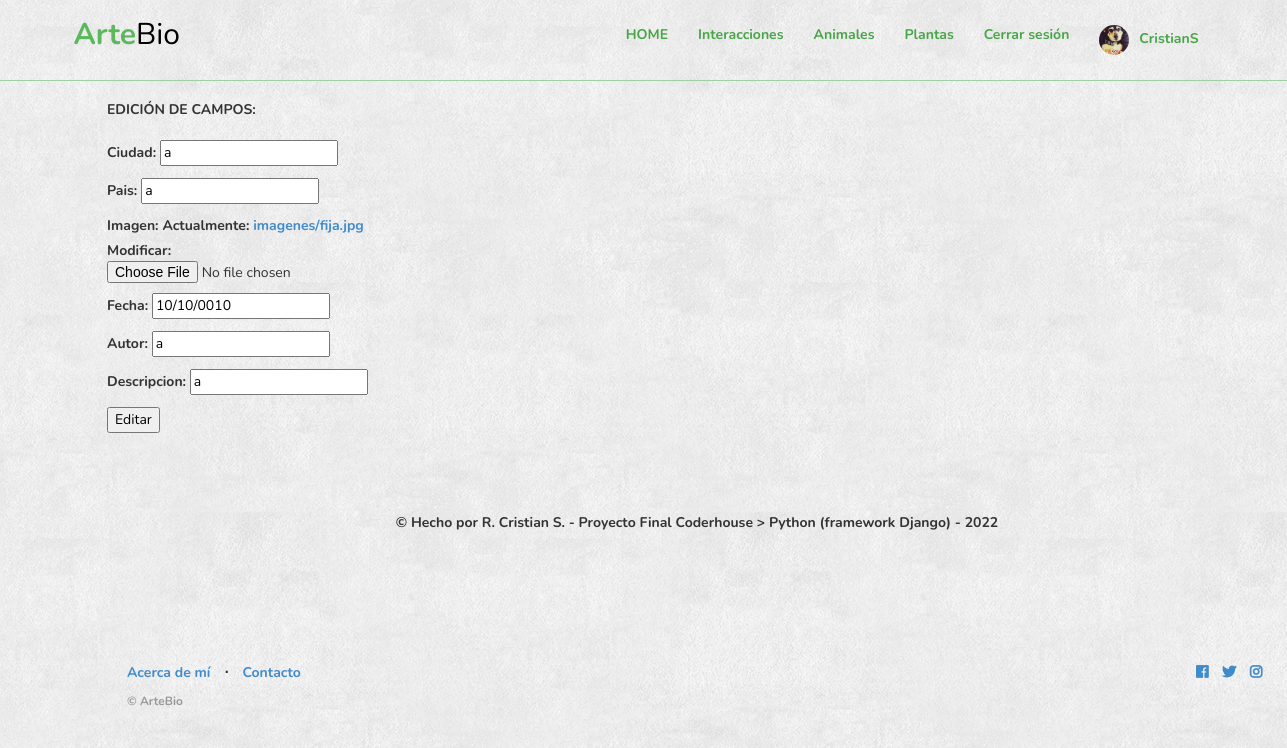
Screenshot of /editar_item_animales/19/ (signed in) with the database file from the repository.
### app_agenda/models.py (models this page shows, shortened)
class Avatar(models.Model):
    user = models.OneToOneField(User, on_delete=models.CASCADE, null=True)
    imagen = models.ImageField(upload_to='avatares', null=True, blank = True)

class Posteo_animales (models.Model):
    ciudad=models.CharField(max_length=60)
    pais=models.CharField(max_length=40)
    imagen=models.ImageField(upload_to='imagenes', null=True)
    fecha=models.DateField()
    autor=models.CharField(max_length=60)
    descripcion= models.CharField(max_length=200, blank=True)

### app_agenda/views.py (the view)
# urls.py: path('editar_item_animales/<int:id>/', views.editar_item_animales, name="editar_item_animales"),
@login_required
def editar_item_animales (request, id):
    animal_edit = Posteo_animales.objects.get(id=id)
    if request.method == 'POST':
        formulario = posteo_formulario_animales(request.POST, request.FILES)
        if formulario.is_valid():
            data = formulario.cleaned_data
            animal_edit.imagen = data['imagen']
            animal_edit.ciudad = data['ciudad']
            animal_edit.pais = data['pais']
            animal_edit.fecha = data['fecha']
            animal_edit.autor = data ['autor']
            animal_edit.descripcion = data ['descripcion']
            animal_edit.save()
            return redirect (reverse ('p_animal'))
    else:  # GET
        inicial = {
            'imagen': animal_edit.imagen,
            'ciudad': animal_edit.ciudad,
            'pais': animal_edit.pais,
            'fecha': animal_edit.fecha,
            'autor': animal_edit.autor,
            'descripcion': animal_edit.descripcion,
        }
        formulario = posteo_formulario_animales (initial=inicial)
    return render (request, "app_agenda/editar_form.html", {"formulario": formulario})

### app_agenda/forms.py
class posteo_formulario_animales (forms.Form):
    ciudad= forms.CharField(max_length=60)
    pais= forms.CharField(max_length=40)
    imagen= forms.ImageField()
    fecha=forms.DateField()
    autor=forms.CharField(max_length=60)
    descripcion=forms.CharField(max_length=200)
    class Meta:
        model = Posteo_animales
        fields = ['imagen']

### app_agenda/templates/app_agenda/editar_form.html (shortened to what this page needs)
{% extends "app_agenda/plantilla_base.html" %}
{% load static %}
{% block contenido_base %}
<div style="padding-top: 100px;"></div>
<div style="padding-left: 107px;">
    <b>EDICIÓN DE CAMPOS:</b<br><br><br>
    <form enctype= "multipart/form-data" method='POST'>
        {{formulario.as_p}}
        <input type="Submit" value="Editar"/>
    </form>
{% endblock contenido_base %}

### app_agenda/templates/app_agenda/plantilla_base.html (shortened to what this page needs)
{% load static %}
<!DOCTYPE html>
<html>
  <head>
    <link href= "{% static '/app_agenda/css/bootshape.css' %}" rel="stylesheet">
    <link href="{% static 'app_agenda/css/bootstrap.css' %}" rel="stylesheet">
  </head>
  <body>
    <div class="navbar navbar-default navbar-fixed-top" role="navigation">
      <div class="container">
        <div class="navbar-header">
         <a class="navbar-brand" href="#"><strong class="green">Arte</strong>Bio</a>
        </div>
        <nav role="navigation" class="collapse navbar-collapse navbar-right">
          <ul class="navbar-nav nav">
            <li ><a href="{% url 'inicio' %}">HOME</a></li>
            <li><a href="{% url 'p_interacciones' %}">Interacciones</a></li>
            <li><a href="{% url 'p_animal' %}">Animales</a></li>
            <li><a href="{% url 'p_plantas' %}">Plantas</a></li>
            {% if user.is_authenticated %}
            <li><a href="{% url 'logout' %}" >Cerrar sesión</a></li>
            <li><a href="{% url 'datos_usuario' %}" > <picture style="position: relative; display: inline-block; vertical-align: middle; width: 30px; height: 30px; border-radius: 30px; overflow: hidden; margin-right: 10px;"><img style="width: 100%; position: absolute; top:50%; transform: translateY(-50%); left:0;" src="{{ user.avatar.imagen.url }}" /></picture>{{user}} </a></li>
            {% else %}
            <li ><a href="{% url 'registro' %}">Registrarse</a></li>
            <li><a href="{% url 'Login' %}" >Iniciar sesión</a></li>
            {% endif %}
          </ul>
        </nav>
      </div>
    </div>
  {% block contenido_base %}
  {% endblock contenido_base %}
    <div class="footer text-center">
        <p>&copy;  Hecho por R. Cristian S. - Proyecto Final Coderhouse > <b>Python</b> (framework <b>Django</b>) - 2022 </p>
    </div>
    <footer class="footer bg-light">
      <div class="container">
          <div class="row">
              <div class="col-lg-6 h-100  text-lg-start my-auto">
                  <ul class="list-inline mb-2">
                      <li class="list-inline-item"><a href="{% url 'acerca' %}">Acerca de mí</a></li>
                      <li class="list-inline-item">⋅</li>
                      <li class="list-inline-item"><a href="{% url 'contacto' %}">Contacto</a></li>
                  </ul>
                  <p class="text-muted small mb-4 mb-lg-0">&copy; ArteBio</p>
              </div>
              <div class="col-lg-6 h-100 text-right text-lg-end my-auto">
                  <ul class="list-inline mb-0">
                      <li class="list-inline-item me-4">
                        <a href="https://www.facebook.com/cristian.saccani.3/" target="_blank" ><i class="fab fa-facebook"></i></a>
                      </li>
                      <li class="list-inline-item me-4">
                        <a href="https://www.instagram.com/natgeo/"><i class="fab fa-twitter"></i></a>
                      </li>
                      <li class=" list-inline-item">
                          <a href="https://www.instagram.com/cristian.saccani.3/" target="_blank"><i class="fab fa-instagram"></i></a>
                      </li>
                  </ul>
              </div>
          </div>
      </div>
  </footer>
  <link rel="stylesheet" href="https://use.fontawesome.com/releases/v5.6.3/css/all.css">
  </body>
</html>

### app_agenda/static/app_agenda/css/bootshape.css (style rules this page uses)
body { background-image:url('../img/bg.png'); background-repeat:repeat; }
.navbar { background-image:url('../img/bg.png'); background-repeat:repeat; }
.green { color: #5cb85c; }
.footer { margin-top: 40px; padding: 40px 0; }

### rows the page displays
Posteo_animales: ciudad "a", pais "a", fecha "10/10/0010", autor "a", descripcion "a"

### other values shown
{{ user }} "CristianS"
